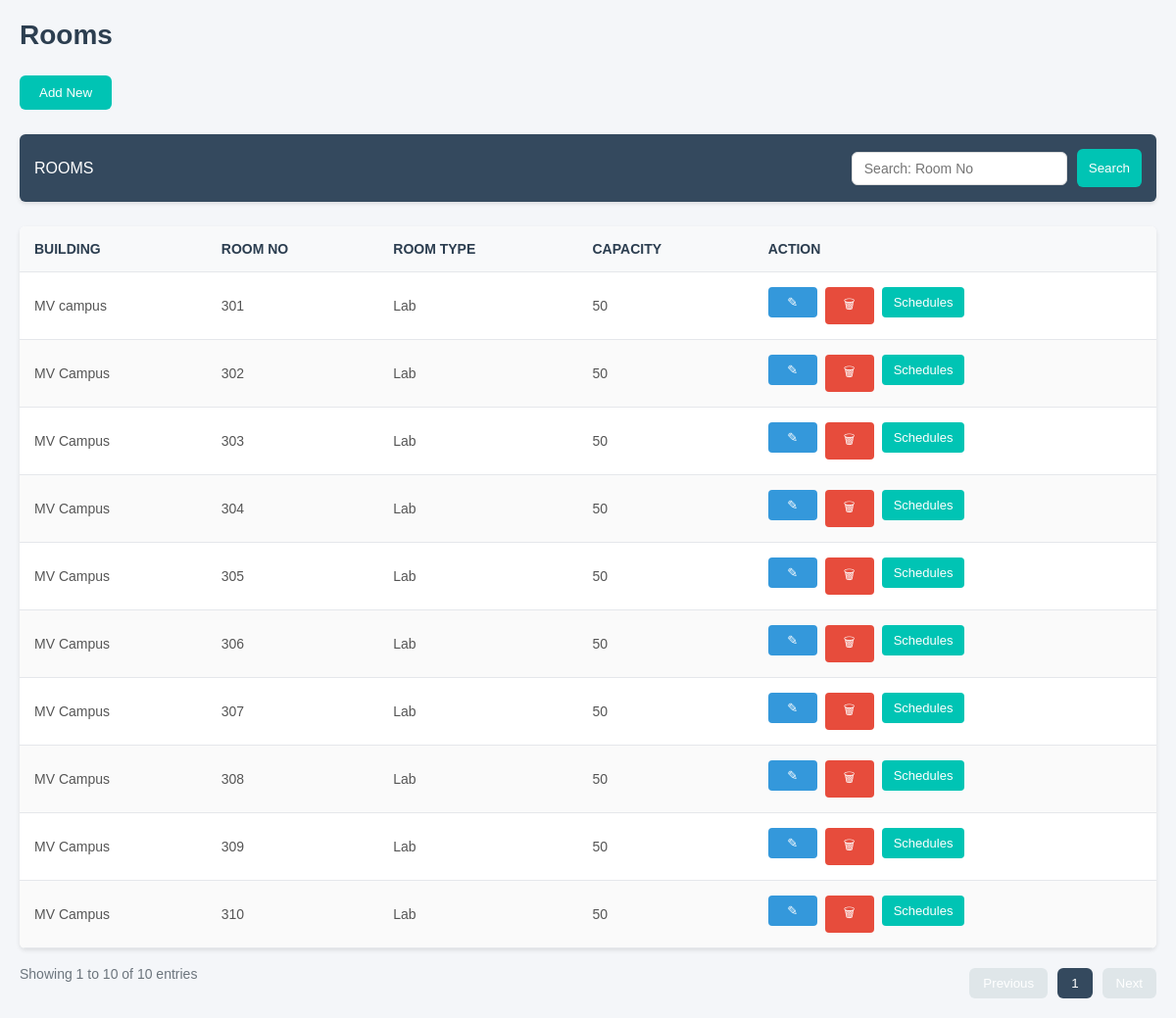
The app's page /frame/rooms.php, older data.
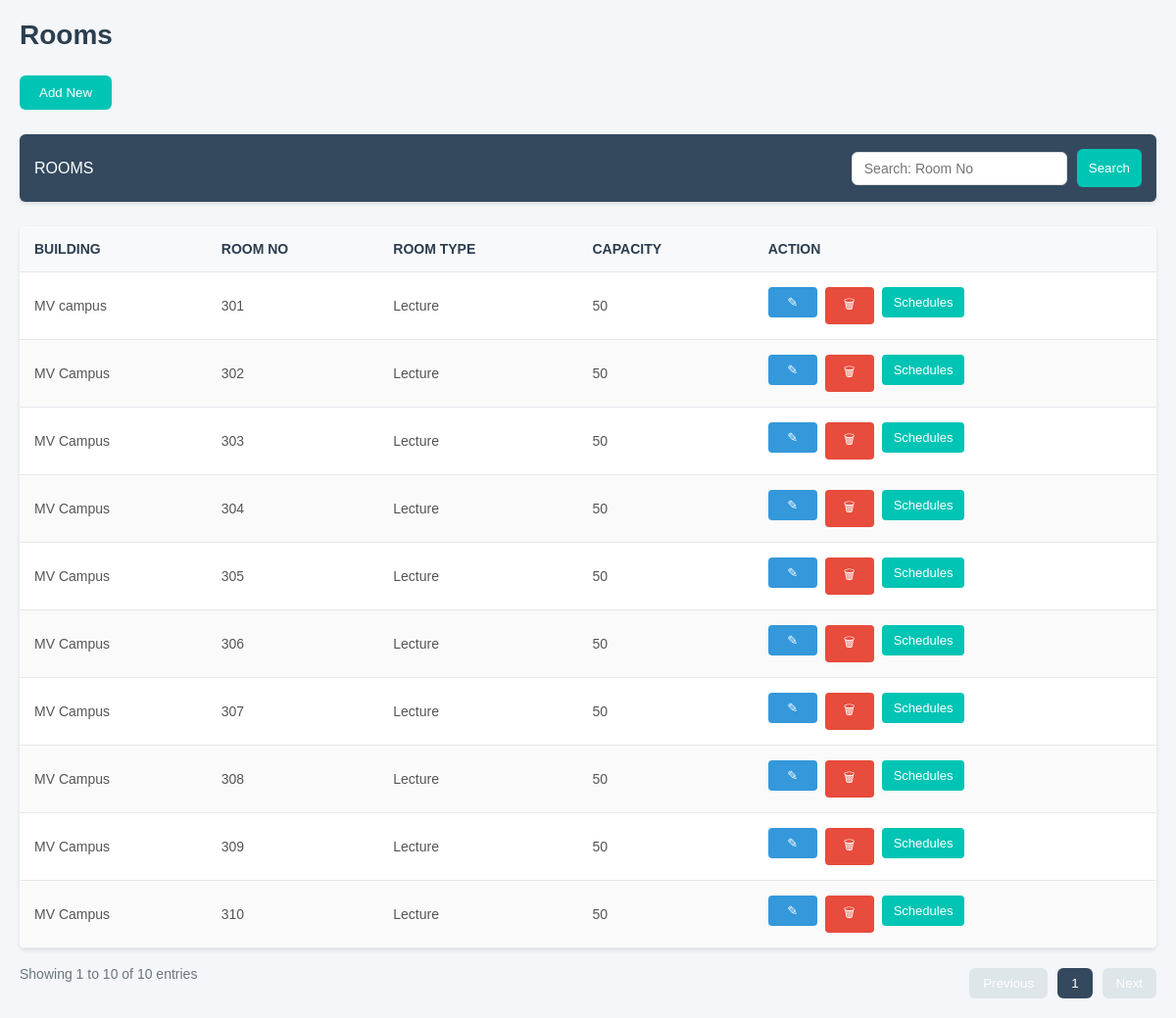
The same page, newer data.
### tables this page shows
CREATE TABLE `rooms` (
  `room_id` int(11) NOT NULL,
  `building` varchar(100) NOT NULL,
  `room_no` varchar(50) NOT NULL,
  `room_type` enum('Lecture','Lab') NOT NULL,
  `capacity` int(11) NOT NULL
);

### back/rooms.php (called while the page is built, shortened)
<?php
    include_once "../connections/connection.php";
    $role = "Department Head";
    $stmt = $conn->prepare("SELECT * FROM rooms");
    $stmt->execute();
    $rooms = $stmt->fetchAll(PDO::FETCH_ASSOC);
?>

### frame/rooms.php (the view, shortened to what this page needs)
<?php
include_once "../back/rooms.php";
?>
<!DOCTYPE html>
<html lang="en">
<head>
</head>
<body>
        <div class="header">
            <h1>Rooms</h1>
        </div>
        <button class="add-new" onclick="openAddRoomModal()">Add New</button>
        <div class="toolbar">
            <h3>ROOMS</h3>
            <form method="POST" action="../back/rooms.php?department=<?php echo $_GET['department'] ?>&role=<?php echo $role?>&action=search" class="search-container">
                <input type="text" name="search" placeholder="Search: Room No" class="search-box" value="<?php echo isset($_GET['search']) ? htmlspecialchars($_GET['search']) : ''; ?>">
                <button type="submit">Search</button>
            </form>
        </div>
        <table>
            <thead>
                <tr>
                    <th>Building</th>
                    <th>Room No</th>
                    <th>Room Type</th>
                    <th>Capacity</th>
                    <th>Action</th>
                </tr>
            </thead>
            <tbody>
                <?php if (count($rooms) > 0): ?>
                    <?php foreach ($rooms as $room): ?>
                        <tr>
                            <td><?php echo htmlspecialchars($room['building']); ?></td>
                            <td><?php echo htmlspecialchars($room['room_no']); ?></td>
                            <td><?php echo htmlspecialchars($room['room_type']); ?></td>
                            <td><?php echo htmlspecialchars($room['capacity']); ?></td>
                            <td>
                                <div class="action-buttons">
                                    <a href="rooms.php?building=<?php echo urlencode($room['building']); ?>&room_no=<?php echo urlencode($room['room_no']); ?>&action=select&department=<?php echo $_GET['department']?>">
                                        <button class="btn btn-edit">✎</button>
                                    </a>
                                    <button class="btn btn-delete" onclick="deleteRoomComfirm('<?php echo $room['building'];?>', '<?php echo $room['room_no']; ?>')">🗑</button>
                                    <a href="room_sched_view.php?building=<?php echo urlencode($room['building']); ?>&room_id=<?php echo urlencode($room['room_id']); ?>&department=<?php echo $_GET['department'];?>">
                                        <button class="btn btn-schedule">Schedules</button>
                                    </a>
                                </div>
                            </td>
                        </tr>
                    <?php endforeach; ?>
                <?php else: ?>
                    <tr>
                        <td colspan="5">No results found</td>
                    </tr>
                <?php endif; ?>
            </tbody>
        </table>
        <div style="display: flex; justify-content: space-between; align-items: center;">
            <span class="entries-info">Showing 1 to <?php echo count($rooms); ?> of <?php echo count($rooms); ?> entries</span>
            <div class="pagination">
                <button disabled>Previous</button>
                <button class="active">1</button>
                <button disabled>Next</button>
            </div>
        </div>
</body>
</html>

### frame/rooms.php (style rules this page uses)
* { margin: 0; padding: 0; box-sizing: border-box; font-family: Arial, sans-serif; }
body { background-color: #f4f6f9; color: #333; padding: 20px; }
.header { margin-bottom: 25px; }
.header h1 { font-size: 28px; font-weight: 600; color: #2c3e50; }
.add-new { background-color: #00c4b4; color: white; border: none; padding: 10px 20px; border-radius: 6px; cursor: pointer; font-weight: 500; transition: background-color 0.3s ease; display: inline-block; margin-bottom: 25px; }
.toolbar { background: #34495e; padding: 15px; border-radius: 6px; margin-bottom: 25px; display: flex; justify-content: space-between; align-items: center; box-shadow: 0 2px 4px rgba(0,0,0,0.1); }
.toolbar h3 { color: white; font-size: 16px; font-weight: 500; }
.search-container { display: flex; align-items: center; gap: 10px; flex-direction: row; }
.search-box { padding: 8px 12px; border: 1px solid #ddd; border-radius: 6px; width: 220px; font-size: 14px; transition: border-color 0.3s ease; }
.toolbar button { background-color: #00c4b4; color: white; padding: 8px 16px; border: none; border-radius: 6px; cursor: pointer; font-weight: 500; transition: background-color 0.3s ease; }
table { width: 100%; border-collapse: collapse; background: white; border-radius: 6px; overflow: hidden; box-shadow: 0 2px 4px rgba(0,0,0,0.1); }
th, td { padding: 15px; text-align: left; border-bottom: 1px solid #e5e7eb; }
th { background-color: #f8f9fa; font-weight: 600; color: #2c3e50; font-size: 14px; text-transform: uppercase; }
td { font-size: 14px; color: #555; }
tr:nth-child(even) { background-color: #fafafa; }
.action-buttons { display: flex; gap: 8px; }
.btn { padding: 8px 12px; border: none; border-radius: 4px; cursor: pointer; font-size: 13px; font-weight: 500; transition: background-color 0.3s ease; min-width: 50px; text-align: center; color: white; }
.btn-delete { background-color: #e74c3c; }
.btn-edit { background-color: #3498db; }
.btn-schedule { background-color: #00c4b4; }
.pagination { display: flex; gap: 10px; justify-content: flex-end; align-items: center; margin-top: 20px; }
.pagination button { padding: 8px 14px; border: none; border-radius: 6px; background-color: #00c4b4; color: white; cursor: pointer; font-weight: 500; transition: background-color 0.3s ease; }
.pagination button.active { background-color: #34495e; }
.pagination button:disabled { background-color: #dfe6e9; cursor: not-allowed; }
.entries-info { color: #6c757d; font-size: 14px; }
form { display: flex; flex-direction: column; gap: 20px; }
input, select { width: 100%; padding: 10px; border: 1px solid #ddd; border-radius: 6px; font-size: 14px; transition: border-color 0.3s ease; }
button[type="submit"] { background-color: #00c4b4; color: white; padding: 12px; border: none; border-radius: 6px; font-weight: 500; cursor: pointer; transition: background-color 0.3s ease; }

Row changes from the older to the newer data that the page shows:
changed rooms "MV campus": room_type "Lab" → "Lecture"
changed rooms (number 2 of 10 on the later page): room_type "Lab" → "Lecture"
changed rooms (number 3 of 10 on the later page): room_type "Lab" → "Lecture"
changed rooms (number 4 of 10 on the later page): room_type "Lab" → "Lecture"
changed rooms (number 5 of 10 on the later page): room_type "Lab" → "Lecture"
changed rooms (number 6 of 10 on the later page): room_type "Lab" → "Lecture"
changed rooms (number 7 of 10 on the later page): room_type "Lab" → "Lecture"
changed rooms (number 8 of 10 on the later page): room_type "Lab" → "Lecture"
changed rooms (number 9 of 10 on the later page): room_type "Lab" → "Lecture"
changed rooms (number 10 of 10 on the later page): room_type "Lab" → "Lecture"
